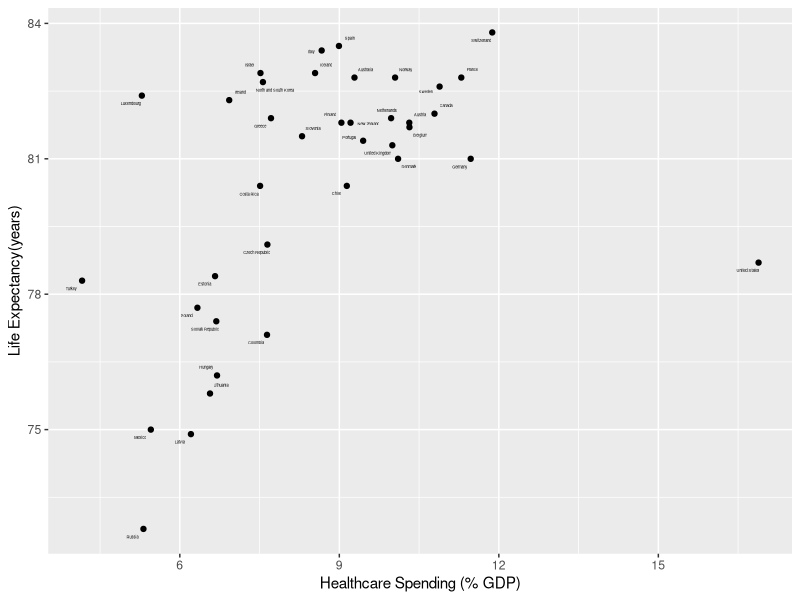

The R script that drew this image:
# Set Current Working Directory
setwd("C:/Users/Charl/OneDrive/Documents/Education/Drexel/du_term_spring_23/INFO-332/Assignments/A2")

######################## Intro: Loading Data & Packages ########################
library(dplyr)
library(ggplot2)
library(ggrepel)

spending <- read.csv("healthcare_spending.csv")
expectancy <- read.csv("life_expectancy.csv")
country_codes <- read.csv("country_codes.csv")

######################## Task 1 ################################################
# Select only year 2018 in all databases
spending <- filter(spending, TIME == 2018)
expectancy <- filter(expectancy, TIME == 2018)

# Further Filtering of Databases for totals
spending <- filter(spending, MEASURE == "PC_GDP")
spending <- filter(spending, SUBJECT == "TOT")
expectancy <- filter(expectancy, SUBJECT == "TOT")

# Renaming country codes to location for easier merging
country_codes <- rename(country_codes, "LOCATION" = "CODE")

# Merging Columns 1:1 based on country code, LOCATION, and LOCATION.
df_final <- inner_join(spending, expectancy, by = "LOCATION")
df_final <- inner_join(df_final, country_codes, by = "LOCATION")

# Selecting only relevant columns
df_final <- select(df_final, "Value.x", "Value.y", "Country")

# Renaming columns
df_final <- rename(df_final, country = "Country", 
                   spending_pct_gdp = "Value.x",
                   life_expectancy = "Value.y")


# Dropping observations that have null values
df_final <- na.omit(df_final)

# Sorting Values
df_final <- df_final %>% arrange(desc(life_expectancy))
df_final



######################## Task 2 ################################################
library(ggplot2)
plt <- ggplot(data=df_final, aes(x= spending_pct_gdp, y=life_expectancy)) + geom_point() 
plt <- plt + xlab("Healthcare Spending (% GDP)") + ylab("Life Expectancy(years)")
plt <- plt
plt <- plt + geom_text_repel(aes(label = country), size=1, max.overlaps=20)
plt

